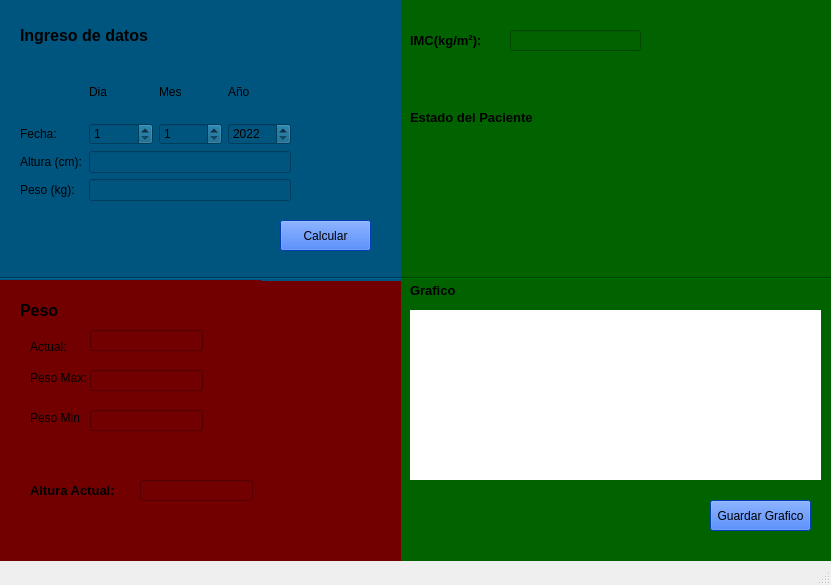
<?xml version="1.0" encoding="UTF-8"?>
<ui version="4.0">
 <class>Principal</class>
 <widget class="QMainWindow" name="Principal">
  <property name="geometry">
   <rect>
    <x>0</x>
    <y>0</y>
    <width>831</width>
    <height>585</height>
   </rect>
  </property>
  <property name="windowTitle">
   <string>Principal</string>
  </property>
  <property name="windowIcon">
   <iconset>
    <normaloff>:/Recursos/indice-de-masa-corporal (1).png</normaloff>:/Recursos/indice-de-masa-corporal (1).png</iconset>
  </property>
  <property name="styleSheet">
   <string notr="true"/>
  </property>
  <widget class="QWidget" name="centralwidget">
   <widget class="QWidget" name="widget_2" native="true">
    <property name="geometry">
     <rect>
      <x>390</x>
      <y>0</y>
      <width>441</width>
      <height>561</height>
     </rect>
    </property>
    <property name="styleSheet">
     <string notr="true">background-color: rgb(0, 99, 0);</string>
    </property>
    <widget class="QWidget" name="widget_7" native="true">
     <property name="geometry">
      <rect>
       <x>10</x>
       <y>0</y>
       <width>331</width>
       <height>101</height>
      </rect>
     </property>
     <widget class="QLabel" name="label_13">
      <property name="geometry">
       <rect>
        <x>10</x>
        <y>20</y>
        <width>91</width>
        <height>41</height>
       </rect>
      </property>
      <property name="text">
       <string>&lt;html&gt;&lt;head/&gt;&lt;body&gt;&lt;p&gt;&lt;span style=&quot; font-size:10pt; font-weight:600;&quot;&gt;IMC(kg/m&lt;/span&gt;&lt;span style=&quot; font-size:10pt; font-weight:600; vertical-align:super;&quot;&gt;2&lt;/span&gt;&lt;span style=&quot; font-size:10pt; font-weight:600;&quot;&gt;):&lt;/span&gt;&lt;/p&gt;&lt;/body&gt;&lt;/html&gt;</string>
      </property>
     </widget>
     <widget class="QLineEdit" name="outIMC">
      <property name="geometry">
       <rect>
        <x>110</x>
        <y>30</y>
        <width>131</width>
        <height>21</height>
       </rect>
      </property>
      <property name="readOnly">
       <bool>true</bool>
      </property>
     </widget>
    </widget>
    <widget class="QLabel" name="outGrafico">
     <property name="geometry">
      <rect>
       <x>0</x>
       <y>310</y>
       <width>431</width>
       <height>181</height>
      </rect>
     </property>
     <property name="styleSheet">
      <string notr="true">background-color: rgb(255, 255, 255);</string>
     </property>
     <property name="text">
      <string/>
     </property>
    </widget>
    <widget class="QLabel" name="label_14">
     <property name="geometry">
      <rect>
       <x>20</x>
       <y>280</y>
       <width>51</width>
       <height>21</height>
      </rect>
     </property>
     <property name="text">
      <string>&lt;html&gt;&lt;head/&gt;&lt;body&gt;&lt;p&gt;&lt;span style=&quot; font-size:10pt; font-weight:600;&quot;&gt;Grafico&lt;/span&gt;&lt;/p&gt;&lt;/body&gt;&lt;/html&gt;</string>
     </property>
    </widget>
    <widget class="QWidget" name="widget_4" native="true">
     <property name="geometry">
      <rect>
       <x>0</x>
       <y>480</y>
       <width>441</width>
       <height>80</height>
      </rect>
     </property>
     <widget class="QPushButton" name="pushButton">
      <property name="geometry">
       <rect>
        <x>320</x>
        <y>20</y>
        <width>101</width>
        <height>31</height>
       </rect>
      </property>
      <property name="styleSheet">
       <string notr="true">background-color: rgb(0, 85, 255);</string>
      </property>
      <property name="text">
       <string>Guardar Grafico</string>
      </property>
     </widget>
    </widget>
    <widget class="QWidget" name="widget_8" native="true">
     <property name="geometry">
      <rect>
       <x>10</x>
       <y>110</y>
       <width>421</width>
       <height>111</height>
      </rect>
     </property>
     <widget class="QLabel" name="outEstado">
      <property name="geometry">
       <rect>
        <x>80</x>
        <y>10</y>
        <width>331</width>
        <height>91</height>
       </rect>
      </property>
      <property name="text">
       <string/>
      </property>
     </widget>
     <widget class="QLabel" name="label_15">
      <property name="geometry">
       <rect>
        <x>10</x>
        <y>0</y>
        <width>151</width>
        <height>16</height>
       </rect>
      </property>
      <property name="text">
       <string>&lt;html&gt;&lt;head/&gt;&lt;body&gt;&lt;p&gt;&lt;span style=&quot; font-size:10pt; font-weight:600;&quot;&gt;Estado del Paciente&lt;/span&gt;&lt;/p&gt;&lt;/body&gt;&lt;/html&gt;</string>
      </property>
     </widget>
    </widget>
    <widget class="Line" name="line">
     <property name="geometry">
      <rect>
       <x>0</x>
       <y>0</y>
       <width>20</width>
       <height>631</height>
      </rect>
     </property>
     <property name="orientation">
      <enum>Qt::Vertical</enum>
     </property>
    </widget>
    <widget class="Line" name="line_3">
     <property name="geometry">
      <rect>
       <x>10</x>
       <y>270</y>
       <width>431</width>
       <height>16</height>
      </rect>
     </property>
     <property name="orientation">
      <enum>Qt::Horizontal</enum>
     </property>
    </widget>
   </widget>
   <widget class="QWidget" name="widget" native="true">
    <property name="geometry">
     <rect>
      <x>-10</x>
      <y>0</y>
      <width>411</width>
      <height>561</height>
     </rect>
    </property>
    <property name="minimumSize">
     <size>
      <width>100</width>
      <height>100</height>
     </size>
    </property>
    <property name="styleSheet">
     <string notr="true">background-color: rgb(115, 0, 0);
</string>
    </property>
    <widget class="QWidget" name="widget_3" native="true">
     <property name="geometry">
      <rect>
       <x>10</x>
       <y>0</y>
       <width>401</width>
       <height>281</height>
      </rect>
     </property>
     <property name="styleSheet">
      <string notr="true">background-color: rgb(0, 85, 127);</string>
     </property>
     <widget class="QWidget" name="widget_5" native="true">
      <property name="geometry">
       <rect>
        <x>20</x>
        <y>10</y>
        <width>271</width>
        <height>191</height>
       </rect>
      </property>
      <layout class="QGridLayout" name="gridLayout">
       <item row="0" column="0" colspan="3">
        <widget class="QLabel" name="label">
         <property name="text">
          <string>&lt;html&gt;&lt;head/&gt;&lt;body&gt;&lt;p&gt;&lt;span style=&quot; font-size:12pt; font-weight:600;&quot;&gt;Ingreso de datos&lt;/span&gt;&lt;/p&gt;&lt;/body&gt;&lt;/html&gt;</string>
         </property>
        </widget>
       </item>
       <item row="1" column="1">
        <widget class="QLabel" name="label_5">
         <property name="text">
          <string>Dia</string>
         </property>
        </widget>
       </item>
       <item row="1" column="2">
        <widget class="QLabel" name="label_6">
         <property name="text">
          <string>Mes</string>
         </property>
        </widget>
       </item>
       <item row="1" column="3">
        <widget class="QLabel" name="label_7">
         <property name="text">
          <string>Año</string>
         </property>
        </widget>
       </item>
       <item row="2" column="0">
        <widget class="QLabel" name="label_2">
         <property name="text">
          <string>Fecha:</string>
         </property>
        </widget>
       </item>
       <item row="2" column="1">
        <widget class="QSpinBox" name="inDia">
         <property name="minimum">
          <number>1</number>
         </property>
         <property name="maximum">
          <number>31</number>
         </property>
        </widget>
       </item>
       <item row="2" column="2">
        <widget class="QSpinBox" name="inMes">
         <property name="minimum">
          <number>1</number>
         </property>
         <property name="maximum">
          <number>12</number>
         </property>
        </widget>
       </item>
       <item row="2" column="3">
        <widget class="QSpinBox" name="inAnio">
         <property name="minimum">
          <number>2022</number>
         </property>
         <property name="maximum">
          <number>2050</number>
         </property>
        </widget>
       </item>
       <item row="3" column="0">
        <widget class="QLabel" name="label_3">
         <property name="text">
          <string>Altura (cm):</string>
         </property>
        </widget>
       </item>
       <item row="3" column="1" colspan="3">
        <widget class="QLineEdit" name="inAltura"/>
       </item>
       <item row="4" column="0">
        <widget class="QLabel" name="label_4">
         <property name="text">
          <string>Peso (kg):</string>
         </property>
        </widget>
       </item>
       <item row="4" column="1" colspan="3">
        <widget class="QLineEdit" name="inPeso"/>
       </item>
      </layout>
     </widget>
     <widget class="QPushButton" name="btnCalcular">
      <property name="geometry">
       <rect>
        <x>280</x>
        <y>220</y>
        <width>91</width>
        <height>31</height>
       </rect>
      </property>
      <property name="styleSheet">
       <string notr="true">background-color: rgb(0, 85, 255);</string>
      </property>
      <property name="text">
       <string>Calcular</string>
      </property>
     </widget>
     <widget class="Line" name="line_2">
      <property name="geometry">
       <rect>
        <x>-20</x>
        <y>270</y>
        <width>431</width>
        <height>16</height>
       </rect>
      </property>
      <property name="orientation">
       <enum>Qt::Horizontal</enum>
      </property>
     </widget>
    </widget>
    <widget class="QWidget" name="widget_6" native="true">
     <property name="geometry">
      <rect>
       <x>10</x>
       <y>280</y>
       <width>261</width>
       <height>271</height>
      </rect>
     </property>
     <widget class="QLabel" name="label_8">
      <property name="geometry">
       <rect>
        <x>20</x>
        <y>10</y>
        <width>71</width>
        <height>41</height>
       </rect>
      </property>
      <property name="text">
       <string>&lt;html&gt;&lt;head/&gt;&lt;body&gt;&lt;p&gt;&lt;span style=&quot; font-size:12pt; font-weight:600;&quot;&gt;Peso&lt;/span&gt;&lt;/p&gt;&lt;/body&gt;&lt;/html&gt;</string>
      </property>
     </widget>
     <widget class="QLabel" name="label_9">
      <property name="geometry">
       <rect>
        <x>30</x>
        <y>60</y>
        <width>47</width>
        <height>13</height>
       </rect>
      </property>
      <property name="text">
       <string>Actual:</string>
      </property>
     </widget>
     <widget class="QLabel" name="label_10">
      <property name="geometry">
       <rect>
        <x>30</x>
        <y>90</y>
        <width>61</width>
        <height>16</height>
       </rect>
      </property>
      <property name="text">
       <string>Peso Max:</string>
      </property>
     </widget>
     <widget class="QLabel" name="label_11">
      <property name="geometry">
       <rect>
        <x>30</x>
        <y>130</y>
        <width>51</width>
        <height>16</height>
       </rect>
      </property>
      <property name="text">
       <string>Peso Min:</string>
      </property>
     </widget>
     <widget class="QLineEdit" name="outPactual">
      <property name="geometry">
       <rect>
        <x>90</x>
        <y>50</y>
        <width>113</width>
        <height>21</height>
       </rect>
      </property>
      <property name="readOnly">
       <bool>true</bool>
      </property>
     </widget>
     <widget class="QLineEdit" name="outPmax">
      <property name="geometry">
       <rect>
        <x>90</x>
        <y>90</y>
        <width>113</width>
        <height>21</height>
       </rect>
      </property>
      <property name="readOnly">
       <bool>true</bool>
      </property>
     </widget>
     <widget class="QLineEdit" name="outPmin">
      <property name="geometry">
       <rect>
        <x>90</x>
        <y>130</y>
        <width>113</width>
        <height>21</height>
       </rect>
      </property>
      <property name="readOnly">
       <bool>true</bool>
      </property>
     </widget>
     <widget class="QLabel" name="label_12">
      <property name="geometry">
       <rect>
        <x>30</x>
        <y>190</y>
        <width>101</width>
        <height>41</height>
       </rect>
      </property>
      <property name="text">
       <string>&lt;html&gt;&lt;head/&gt;&lt;body&gt;&lt;p&gt;&lt;span style=&quot; font-size:10pt; font-weight:600;&quot;&gt;Altura Actual:&lt;/span&gt;&lt;/p&gt;&lt;/body&gt;&lt;/html&gt;</string>
      </property>
     </widget>
     <widget class="QLineEdit" name="outAlturaActual">
      <property name="geometry">
       <rect>
        <x>140</x>
        <y>200</y>
        <width>113</width>
        <height>21</height>
       </rect>
      </property>
      <property name="readOnly">
       <bool>true</bool>
      </property>
     </widget>
    </widget>
   </widget>
  </widget>
  <widget class="QMenuBar" name="menubar">
   <property name="geometry">
    <rect>
     <x>0</x>
     <y>0</y>
     <width>831</width>
     <height>20</height>
    </rect>
   </property>
  </widget>
  <widget class="QStatusBar" name="statusbar"/>
 </widget>
 <resources/>
 <connections/>
</ui>
